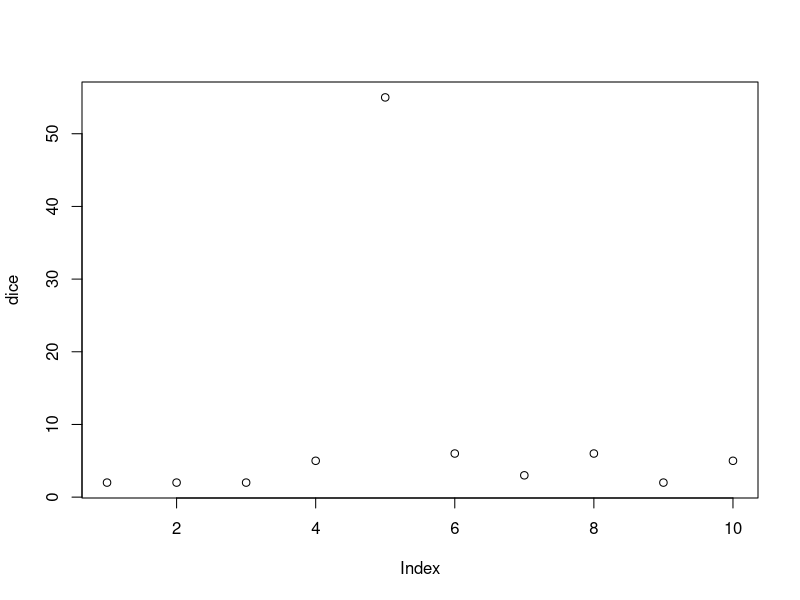
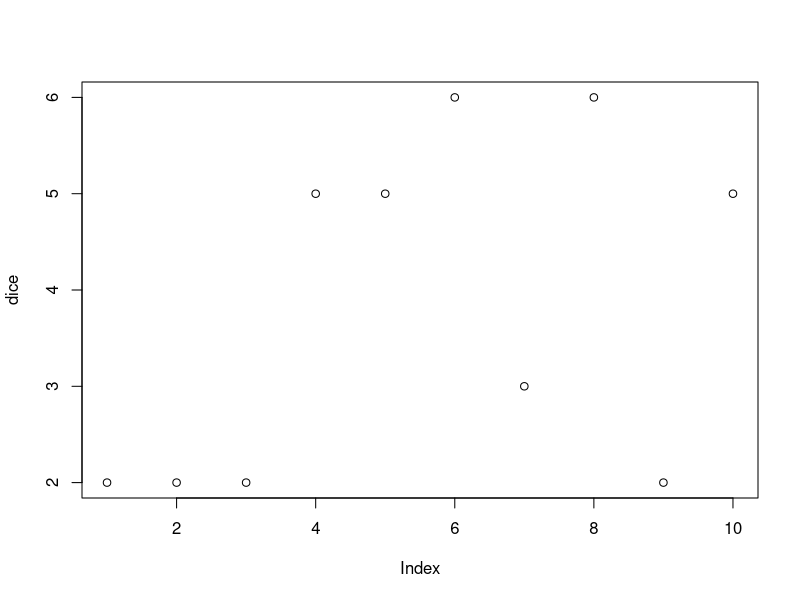

Reproduce these figures in R, in order.
a <-c(1,2,3,4,3,5,6)
b <-c("Time","date","source")
c <-c(TRUE, TRUE, FALSE)
#c[1]  having a problem here
a[a>1 & a<4]
which(a>1 & a<4)  #gives position!! of what qualifies the arguement
seq(2, 10, 2) #gives a range including the start, stop, increment
2:6 #give a range including start, stop, with 1 as increment
paste("A", 1:6, sep=" ") #adds first arguement to second.
paste("x", a)
paste(a,b)  #a vector to b vector
rep(b,2)  #repeated b vector twice
rep(letters[1:5],3)  #repeated abced 3 times
sample(letters, 5, replace=TRUE) 

set.seed(10)  #good for reproducable results
sample(letters, 5, replace=TRUE)
set.seed(10)
sample(letters, 5, replace=TRUE)
sample(letters, 5, replace=TRUE)

dice <-sample(1:6, 10, replace=TRUE)
dice
typeof(dice)
dice[0]
str(dice)  #tells the STRUCTURE of dice, not a string
is.vector(dice)
head(dice)
tail(dice)
length(dice)
max(dice)
min(dice)
summary(dice)
dice[5] <-55  #replaced fifth element of dice with 55
dice[5]
summary(dice) #changed the summary
plot(dice)
dice[5] <-5
plot(dice)
?plot

bigdice <-sample(1:6, 50, replace=TRUE)
M <-bigdice
dim(M) <-c(5,10)    #dimensions must match the length of arguement 50 = 5*10
is.vector(M)
str(M)
